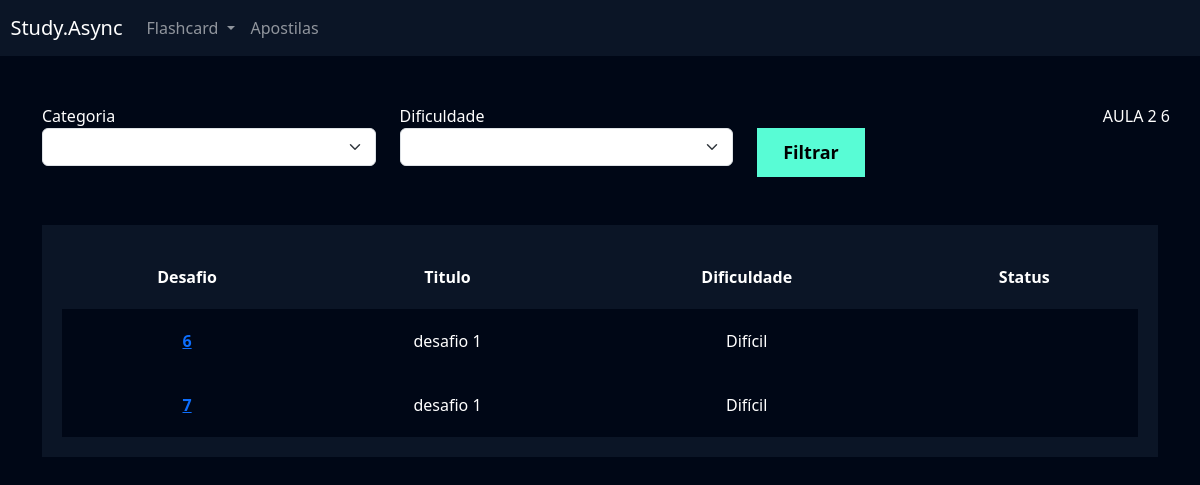
Page /flashcard/listar_desafio/ (signed in) on the committed database.
### flashcard/models.py (models this page shows, shortened)
class Desafio(models.Model):
    user = models.ForeignKey(User, on_delete=models.DO_NOTHING)
    titulo = models.CharField(max_length=100)
    categoria = models.ManyToManyField(Categoria)
    quantidade_perguntas = models.IntegerField()
    dificuldade = models.CharField(max_length=1, choices=Flashcard.DIFICULDADE_CHOICES)
    flashcards = models.ManyToManyField(FlashcardDesafio)

### flashcard/views.py (the view)
# urls.py: path('listar_desafio/', views.listar_desafio, name="listar_desafio"),
def listar_desafio(request):
    desafios = Desafio.objects.filter(user=request.user)
    return render(request, 'listar_desafio.html', {'desafios': desafios})

### flashcard/templates/listar_desafio.html (shortened to what this page needs)
{% extends "base.html" %}
{% load static %}
{% block 'cabecalho' %}
<link href="{% static 'usuarios/css/cadastro.css' %}" rel="stylesheet">
<link href="{% static 'flashcard/css/novo_flashcard.css' %}" rel="stylesheet">
<link href="{% static 'flashcard/css/iniciar_desafio.css' %}" rel="stylesheet">
<link href="{% static 'flashcard/css/desafio.css' %}" rel="stylesheet">
<link href='https://unpkg.com/boxicons@2.1.4/css/boxicons.min.css' rel='stylesheet'>
{% endblock 'cabecalho' %}
{% block 'conteudo' %}
{% include "partials/header.html" %}
<div class="container">
    <br>
    <br>
    <div class="row">
        <div class="col-md">
            <form action="}" method="GET">
                <label for="">Categoria</label>
                <select name="categoria" class="form-select">
                </select>
        </div>
        <div class="col-md">
            <label for="">Dificuldade</label>
            <select name="dificuldade" class="form-select">
            </select>
        </div>
        <div class="col-md">
            <br>
            <input type="submit" value="Filtrar" class="btn-cadastro">
        </div>
        AULA 2 6
    </div>
    <br>
    <br>
    <div class="box-listar">
        <table>
            <thead>
                <tr>
                    <th scope="col">Desafio</th>
                    <th scope="col">Titulo</th>
                    <th scope="col">Dificuldade</th>
                    <th scope="col">Status</th>
                </tr>
            </thead>
            <tbody>
                {% for desafio in desafios %}
                <tr class="linha">
                    <th><a href="{% url 'desafio' desafio.id %}">{{desafio.id}}</a></th>
                    <td>{{desafio.titulo}}</td>
                    <td>{{desafio.get_dificuldade_display}}</td>
                    <td>{{desafio.status}}</td>
                </tr>
                {% endfor %}
            </tbody>
        </table>
    </div>
</div>
{% endblock 'conteudo' %}

### templates/static/geral/css/base.css (style rules this page uses)
:root { --main-color: #0b1526; --dark-color: #000716; --secondary-dark-color: rgb(15, 2, 26); --light-color: #00c1f3; --contrast-color: #f4c96b; --differential-color: #58fcd5; }
body { background-color: var(--dark-color) !important; color: white !important; }

### templates/static/usuarios/css/cadastro.css (style rules this page uses)
* { margin: 0; padding: 0; }
.btn-cadastro { padding: 10px; background-color: #58fcd5; border: none; border: 1px solid #58fcd5; font-size: 18px; font-weight: bold; padding-left: 25px; padding-right: 25px; }

### templates/static/flashcard/css/desafio.css (style rules this page uses)
.box-listar { background-color: #0b1526; padding: 20px; }
table { width: 100%; padding: 20px; text-align: center; }
.linha { height: 40px; background-color: var(--dark-color); padding: 20px; }
td, th { padding: 20px; }
tr { background-color: var(--main-color); }

### rows in the picture
Desafio: id "6", titulo "desafio 1", dificuldade "Difícil"
Desafio: id "7", titulo "desafio 1", dificuldade "Difícil"
